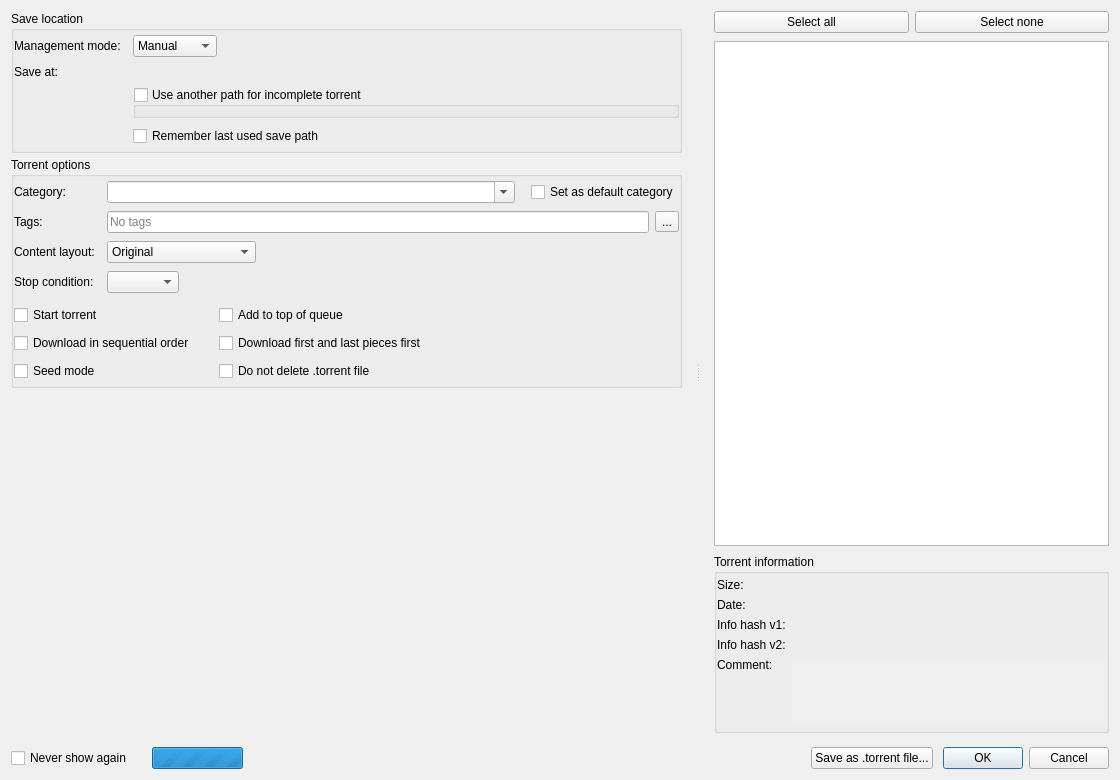
<?xml version="1.0" encoding="UTF-8"?>
<ui version="4.0">
 <class>AddNewTorrentDialog</class>
 <widget class="QDialog" name="AddNewTorrentDialog">
  <property name="geometry">
   <rect>
    <x>0</x>
    <y>0</y>
    <width>1120</width>
    <height>780</height>
   </rect>
  </property>
  <layout class="QVBoxLayout" name="AddNewTorrentDialogLayout">
   <property name="spacing">
    <number>14</number>
   </property>
   <item>
    <widget class="QSplitter" name="splitter">
     <property name="orientation">
      <enum>Qt::Orientation::Horizontal</enum>
     </property>
     <property name="childrenCollapsible">
      <bool>false</bool>
     </property>
     <widget class="QScrollArea" name="scrollArea_2">
      <property name="frameShape">
       <enum>QFrame::Shape::NoFrame</enum>
      </property>
      <property name="horizontalScrollBarPolicy">
       <enum>Qt::ScrollBarPolicy::ScrollBarAlwaysOff</enum>
      </property>
      <property name="widgetResizable">
       <bool>true</bool>
      </property>
      <widget class="QFrame" name="torrentoptionsFrame">
       <layout class="QVBoxLayout" name="mainlayout_addui">
        <property name="leftMargin">
         <number>0</number>
        </property>
        <property name="topMargin">
         <number>0</number>
        </property>
        <property name="rightMargin">
         <number>14</number>
        </property>
        <property name="bottomMargin">
         <number>0</number>
        </property>
        <property name="spacing">
         <number>4</number>
        </property>
        <item>
         <widget class="QGroupBox" name="groupBoxSavePath">
          <property name="title">
           <string>Save location</string>
          </property>
          <layout class="QGridLayout" name="saveLayout">
           <property name="horizontalSpacing">
            <number>12</number>
           </property>
           <property name="verticalSpacing">
            <number>8</number>
           </property>
           <property name="leftMargin">
            <number>0</number>
           </property>
           <property name="topMargin">
            <number>4</number>
           </property>
           <property name="rightMargin">
            <number>0</number>
           </property>
           <property name="bottomMargin">
            <number>4</number>
           </property>
           <item row="0" column="0">
            <widget class="QLabel" name="labelTorrentManagementMode">
             <property name="text">
              <string>Management mode:</string>
             </property>
            </widget>
           </item>
           <item row="0" column="1">
            <layout class="QHBoxLayout" name="managementLayout">
             <item>
              <widget class="QComboBox" name="comboTMM">
               <property name="toolTip">
                <string>Automatic mode means that various torrent properties(eg save path) will be decided by the associated category</string>
               </property>
               <item>
                <property name="text">
                 <string>Manual</string>
                </property>
               </item>
               <item>
                <property name="text">
                 <string>Automatic</string>
                </property>
               </item>
              </widget>
             </item>
             <item>
              <spacer name="horizontalSpacer">
               <property name="orientation">
                <enum>Qt::Orientation::Horizontal</enum>
               </property>
               <property name="sizeHint" stdset="0">
                <size>
                 <width>20</width>
                 <height>20</height>
                </size>
               </property>
              </spacer>
             </item>
            </layout>
           </item>
           <item row="1" column="0">
            <widget class="QLabel" name="labelSavePath">
             <property name="text">
              <string>Save at:</string>
             </property>
            </widget>
           </item>
           <item row="1" column="1">
            <widget class="FileSystemPathComboEdit" name="savePath" native="true"/>
           </item>
           <item row="2" column="1">
            <widget class="QGroupBox" name="groupBoxDownloadPath">
             <property name="title">
              <string>Use another path for incomplete torrent</string>
             </property>
             <property name="flat">
              <bool>true</bool>
             </property>
             <property name="checkable">
              <bool>true</bool>
             </property>
             <property name="checked">
              <bool>false</bool>
             </property>
             <layout class="QVBoxLayout" name="verticalLayout_4">
              <property name="leftMargin">
               <number>0</number>
              </property>
              <property name="topMargin">
               <number>0</number>
              </property>
              <property name="rightMargin">
               <number>0</number>
              </property>
              <property name="bottomMargin">
               <number>0</number>
              </property>
              <item>
               <widget class="FileSystemPathComboEdit" name="downloadPath" native="true"/>
              </item>
             </layout>
            </widget>
           </item>
           <item row="3" column="1">
            <widget class="QCheckBox" name="checkBoxRememberLastSavePath">
             <property name="text">
              <string>Remember last used save path</string>
             </property>
            </widget>
           </item>
          </layout>
         </widget>
        </item>
        <item>
         <widget class="QGroupBox" name="groupBoxSettings">
          <property name="title">
           <string>Torrent options</string>
          </property>
          <layout class="QGridLayout" name="settingsLayout">
           <property name="horizontalSpacing">
            <number>12</number>
           </property>
           <property name="verticalSpacing">
            <number>8</number>
           </property>
           <property name="leftMargin">
            <number>0</number>
           </property>
           <property name="topMargin">
            <number>4</number>
           </property>
           <property name="rightMargin">
            <number>0</number>
           </property>
           <property name="bottomMargin">
            <number>4</number>
           </property>
           <item row="0" column="0">
            <widget class="QLabel" name="labelCategory">
             <property name="text">
              <string>Category:</string>
             </property>
            </widget>
           </item>
           <item row="0" column="1">
            <layout class="QHBoxLayout" name="categoryLayout">
             <property name="spacing">
              <number>16</number>
             </property>
             <item>
              <widget class="QComboBox" name="categoryComboBox">
               <property name="sizePolicy">
                <sizepolicy hsizetype="Expanding" vsizetype="Fixed">
                 <horstretch>1</horstretch>
                 <verstretch>0</verstretch>
                </sizepolicy>
               </property>
               <property name="editable">
                <bool>true</bool>
               </property>
               <property name="insertPolicy">
                <enum>QComboBox::InsertPolicy::InsertAtTop</enum>
               </property>
              </widget>
             </item>
             <item>
              <widget class="QCheckBox" name="defaultCategoryCheckbox">
               <property name="text">
                <string>Set as default category</string>
               </property>
              </widget>
             </item>
            </layout>
           </item>
           <item row="1" column="0">
            <widget class="QLabel" name="tagsLabel">
             <property name="text">
              <string>Tags:</string>
             </property>
            </widget>
           </item>
           <item row="1" column="1">
            <layout class="QHBoxLayout" name="tagsLayout">
             <property name="spacing">
              <number>6</number>
             </property>
             <item>
              <widget class="QLineEdit" name="tagsLineEdit">
               <property name="sizePolicy">
                <sizepolicy hsizetype="Expanding" vsizetype="Fixed">
                 <horstretch>1</horstretch>
                 <verstretch>0</verstretch>
                </sizepolicy>
               </property>
               <property name="placeholderText">
                <string>No tags</string>
               </property>
               <property name="readOnly">
                <bool>true</bool>
               </property>
              </widget>
             </item>
             <item>
              <widget class="QToolButton" name="tagsEditButton">
               <property name="toolTip">
                <string>Add/remove tags</string>
               </property>
               <property name="text">
                <string>...</string>
               </property>
              </widget>
             </item>
            </layout>
           </item>
           <item row="2" column="0">
            <widget class="QLabel" name="contentLayoutLabel">
             <property name="text">
              <string>Content layout:</string>
             </property>
            </widget>
           </item>
           <item row="2" column="1">
            <layout class="QHBoxLayout" name="horizontalLayout_2">
             <item>
              <widget class="QComboBox" name="contentLayoutComboBox">
               <property name="currentIndex">
                <number>0</number>
               </property>
               <item>
                <property name="text">
                 <string>Original</string>
                </property>
               </item>
               <item>
                <property name="text">
                 <string>Create subfolder</string>
                </property>
               </item>
               <item>
                <property name="text">
                 <string>Don't create subfolder</string>
                </property>
               </item>
              </widget>
             </item>
             <item>
              <spacer name="horizontalSpacer_4">
               <property name="orientation">
                <enum>Qt::Orientation::Horizontal</enum>
               </property>
               <property name="sizeHint" stdset="0">
                <size>
                 <width>20</width>
                 <height>20</height>
                </size>
               </property>
              </spacer>
             </item>
            </layout>
           </item>
           <item row="3" column="0">
            <widget class="QLabel" name="stopConditionLabel">
             <property name="text">
              <string>Stop condition:</string>
             </property>
            </widget>
           </item>
           <item row="3" column="1">
            <layout class="QHBoxLayout" name="stopConditionLayout">
             <item>
              <widget class="QComboBox" name="stopConditionComboBox"/>
             </item>
             <item>
              <spacer name="horizontalSpacer_3">
               <property name="orientation">
                <enum>Qt::Orientation::Horizontal</enum>
               </property>
               <property name="sizeHint" stdset="0">
                <size>
                 <width>20</width>
                 <height>20</height>
                </size>
               </property>
              </spacer>
             </item>
            </layout>
           </item>
           <item row="4" column="0" colspan="2">
            <layout class="QGridLayout" name="gridLayout">
             <property name="topMargin">
              <number>4</number>
             </property>
             <property name="horizontalSpacing">
              <number>24</number>
             </property>
             <property name="verticalSpacing">
              <number>8</number>
             </property>
             <item row="0" column="0">
              <widget class="QCheckBox" name="startTorrentCheckBox">
               <property name="text">
                <string>Start torrent</string>
               </property>
              </widget>
             </item>
             <item row="0" column="1">
              <widget class="QCheckBox" name="addToQueueTopCheckBox">
               <property name="text">
                <string>Add to top of queue</string>
               </property>
              </widget>
             </item>
             <item row="0" column="2">
              <spacer name="horizontalSpacer_5">
               <property name="orientation">
                <enum>Qt::Orientation::Horizontal</enum>
               </property>
               <property name="sizeHint" stdset="0">
                <size>
                 <width>20</width>
                 <height>20</height>
                </size>
               </property>
              </spacer>
             </item>
             <item row="1" column="0">
              <widget class="QCheckBox" name="sequentialCheckBox">
               <property name="text">
                <string>Download in sequential order</string>
               </property>
              </widget>
             </item>
             <item row="1" column="1">
              <widget class="QCheckBox" name="firstLastCheckBox">
               <property name="text">
                <string>Download first and last pieces first</string>
               </property>
              </widget>
             </item>
             <item row="2" column="0">
              <widget class="QCheckBox" name="seedModeCheckBox">
               <property name="toolTip">
                <string>&lt;p&gt;If set, qBitFusion will assume that all files are present for this torrent and that they all match the hashes in the torrent file. The use case for this mode is if a torrent is created and seeded, or if the user already knows that all the files are complete, this is a way to perform only basic file checks and skip initial hash checks.&lt;/p&gt;&lt;p&gt;The piece hash will be checked when it is requested for the first time by a peer. If a hash check fails, all files in this torrent will be rechecked.&lt;/p&gt;</string>
               </property>
               <property name="text">
                <string>Seed mode</string>
               </property>
              </widget>
             </item>
             <item row="2" column="1">
              <widget class="QCheckBox" name="doNotDeleteTorrentCheckBox">
               <property name="toolTip">
                <string>When checked, the .torrent file will not be deleted regardless of the settings at the &quot;Download&quot; page of the Options dialog</string>
               </property>
               <property name="text">
                <string>Do not delete .torrent file</string>
               </property>
              </widget>
             </item>
            </layout>
           </item>
          </layout>
         </widget>
        </item>
        <item>
         <spacer name="optionsBottomSpacer">
          <property name="orientation">
           <enum>Qt::Orientation::Vertical</enum>
          </property>
          <property name="sizeHint" stdset="0">
           <size>
            <width>20</width>
            <height>0</height>
           </size>
          </property>
         </spacer>
        </item>
       </layout>
      </widget>
     </widget>
     <widget class="QWidget" name="layoutWidget">
      <layout class="QVBoxLayout" name="verticalLayout_5">
       <property name="spacing">
        <number>8</number>
       </property>
       <property name="leftMargin">
        <number>14</number>
       </property>
       <property name="topMargin">
        <number>0</number>
       </property>
       <property name="rightMargin">
        <number>0</number>
       </property>
       <property name="bottomMargin">
        <number>0</number>
       </property>
       <item>
        <layout class="QHBoxLayout" name="contentFilterLayout">
         <property name="spacing">
          <number>6</number>
         </property>
         <item>
          <widget class="QPushButton" name="buttonSelectAll">
           <property name="text">
            <string>Select all</string>
           </property>
          </widget>
         </item>
         <item>
          <widget class="QPushButton" name="buttonSelectNone">
           <property name="text">
            <string>Select none</string>
           </property>
          </widget>
         </item>
        </layout>
       </item>
       <item>
        <widget class="TorrentContentWidget" name="contentTreeView">
         <property name="sizePolicy">
          <sizepolicy hsizetype="Expanding" vsizetype="Expanding">
           <horstretch>1</horstretch>
           <verstretch>1</verstretch>
          </sizepolicy>
         </property>
         <property name="contextMenuPolicy">
          <enum>Qt::ContextMenuPolicy::CustomContextMenu</enum>
         </property>
         <property name="selectionMode">
          <enum>QAbstractItemView::SelectionMode::ExtendedSelection</enum>
         </property>
         <property name="sortingEnabled">
          <bool>true</bool>
         </property>
        </widget>
       </item>
       <item>
        <widget class="QGroupBox" name="infoGroup">
         <property name="sizePolicy">
          <sizepolicy hsizetype="Preferred" vsizetype="Maximum">
           <horstretch>0</horstretch>
           <verstretch>0</verstretch>
          </sizepolicy>
         </property>
         <property name="title">
          <string>Torrent information</string>
         </property>
         <layout class="QGridLayout" name="gridLayout_2">
          <property name="leftMargin">
           <number>0</number>
          </property>
          <property name="topMargin">
           <number>4</number>
          </property>
          <property name="rightMargin">
           <number>0</number>
          </property>
          <property name="bottomMargin">
           <number>4</number>
          </property>
          <item row="0" column="0">
           <widget class="QLabel" name="labelSize">
            <property name="text">
             <string>Size:</string>
            </property>
           </widget>
          </item>
          <item row="0" column="1">
           <widget class="QLabel" name="labelSizeData"/>
          </item>
          <item row="1" column="0">
           <widget class="QLabel" name="labelDate">
            <property name="text">
             <string>Date:</string>
            </property>
           </widget>
          </item>
          <item row="1" column="1">
           <widget class="QLabel" name="labelDateData"/>
          </item>
          <item row="2" column="0">
           <widget class="QLabel" name="labelInfohash1">
            <property name="text">
             <string>Info hash v1:</string>
            </property>
           </widget>
          </item>
          <item row="2" column="1">
           <widget class="QLabel" name="labelInfohash1Data">
            <property name="textInteractionFlags">
             <set>Qt::TextInteractionFlag::TextSelectableByMouse</set>
            </property>
           </widget>
          </item>
          <item row="3" column="0">
           <widget class="QLabel" name="labelInfohash2">
            <property name="text">
             <string>Info hash v2:</string>
            </property>
           </widget>
          </item>
          <item row="3" column="1">
           <widget class="QLabel" name="labelInfohash2Data">
            <property name="textInteractionFlags">
             <set>Qt::TextInteractionFlag::TextSelectableByMouse</set>
            </property>
           </widget>
          </item>
          <item row="4" column="0">
           <widget class="QLabel" name="labelComment">
            <property name="text">
             <string>Comment:</string>
            </property>
            <property name="alignment">
             <set>Qt::AlignmentFlag::AlignLeading|Qt::AlignmentFlag::AlignLeft|Qt::AlignmentFlag::AlignTop</set>
            </property>
           </widget>
          </item>
          <item row="4" column="1">
           <widget class="QScrollArea" name="scrollArea">
            <property name="frameShape">
             <enum>QFrame::Shape::NoFrame</enum>
            </property>
            <property name="sizeAdjustPolicy">
             <enum>QAbstractScrollArea::SizeAdjustPolicy::AdjustToContents</enum>
            </property>
            <property name="widgetResizable">
             <bool>true</bool>
            </property>
            <widget class="QWidget" name="scrollAreaWidgetContents">
             <property name="geometry">
              <rect>
               <x>0</x>
               <y>0</y>
               <width>411</width>
               <height>70</height>
              </rect>
             </property>
             <layout class="QVBoxLayout" name="verticalLayout_2">
              <property name="leftMargin">
               <number>0</number>
              </property>
              <property name="topMargin">
               <number>0</number>
              </property>
              <property name="rightMargin">
               <number>0</number>
              </property>
              <property name="bottomMargin">
               <number>0</number>
              </property>
              <item>
               <widget class="QLabel" name="labelCommentData">
                <property name="textFormat">
                 <enum>Qt::TextFormat::RichText</enum>
                </property>
                <property name="alignment">
                 <set>Qt::AlignmentFlag::AlignLeading|Qt::AlignmentFlag::AlignLeft|Qt::AlignmentFlag::AlignTop</set>
                </property>
                <property name="wordWrap">
                 <bool>true</bool>
                </property>
                <property name="openExternalLinks">
                 <bool>true</bool>
                </property>
                <property name="textInteractionFlags">
                 <set>Qt::TextInteractionFlag::LinksAccessibleByKeyboard|Qt::TextInteractionFlag::LinksAccessibleByMouse|Qt::TextInteractionFlag::TextSelectableByKeyboard|Qt::TextInteractionFlag::TextSelectableByMouse</set>
                </property>
               </widget>
              </item>
             </layout>
            </widget>
           </widget>
          </item>
         </layout>
        </widget>
       </item>
      </layout>
     </widget>
    </widget>
   </item>
   <item>
    <layout class="QHBoxLayout" name="buttonsHLayout">
     <property name="spacing">
      <number>10</number>
     </property>
     <item>
      <widget class="QCheckBox" name="checkBoxNeverShow">
       <property name="text">
        <string>Never show again</string>
       </property>
      </widget>
     </item>
     <item>
      <layout class="QHBoxLayout" name="metadataLayout">
       <property name="leftMargin">
        <number>10</number>
       </property>
       <item>
        <widget class="QProgressBar" name="progMetaLoading">
         <property name="sizePolicy">
          <sizepolicy hsizetype="Minimum" vsizetype="Fixed">
           <horstretch>0</horstretch>
           <verstretch>0</verstretch>
          </sizepolicy>
         </property>
         <property name="maximum">
          <number>0</number>
         </property>
         <property name="value">
          <number>-1</number>
         </property>
         <property name="textVisible">
          <bool>false</bool>
         </property>
        </widget>
       </item>
       <item>
        <widget class="QLabel" name="lblMetaLoading">
         <property name="text">
          <string/>
         </property>
        </widget>
       </item>
      </layout>
     </item>
     <item>
      <spacer name="horizontalSpacer_2">
       <property name="orientation">
        <enum>Qt::Orientation::Horizontal</enum>
       </property>
       <property name="sizeHint" stdset="0">
        <size>
         <width>20</width>
         <height>20</height>
        </size>
       </property>
      </spacer>
     </item>
     <item>
      <widget class="QPushButton" name="buttonSave">
       <property name="text">
        <string>Save as .torrent file...</string>
       </property>
      </widget>
     </item>
     <item>
      <widget class="QDialogButtonBox" name="buttonBox">
       <property name="sizePolicy">
        <sizepolicy hsizetype="Maximum" vsizetype="Fixed">
         <horstretch>0</horstretch>
         <verstretch>0</verstretch>
        </sizepolicy>
       </property>
       <property name="standardButtons">
        <set>QDialogButtonBox::StandardButton::Cancel|QDialogButtonBox::StandardButton::Ok</set>
       </property>
      </widget>
     </item>
    </layout>
   </item>
  </layout>
 </widget>
 <customwidgets>
  <customwidget>
   <class>TorrentContentWidget</class>
   <extends>QTreeView</extends>
   <header>gui/torrentcontentwidget.h</header>
  </customwidget>
  <customwidget>
   <class>FileSystemPathComboEdit</class>
   <extends>QWidget</extends>
   <header>gui/fspathedit.h</header>
   <container>1</container>
  </customwidget>
 </customwidgets>
 <resources/>
 <connections/>
</ui>
